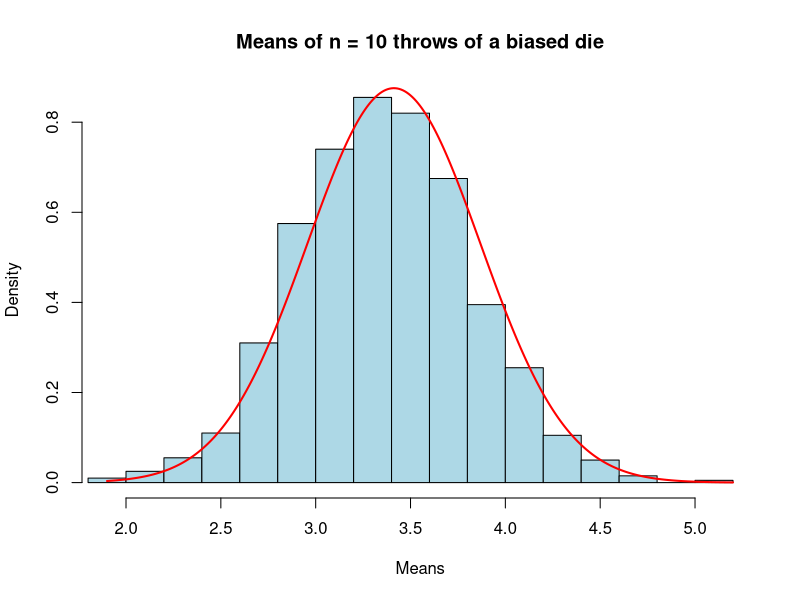

Generate this figure with R:
## ---- chunk 1
# n is the size of a sample
n <- 10
# m is no. of repetitions
m <- 1000
# generating die throws
diethrows <- sample(1:6, prob = c(.1,.2,.2,.3,.1,.1), size = n, replace = T); diethrows
# means of those; dtm ="diethrowmeans"
dtm <- replicate(m, mean(sample(1:6, prob = c(.1,.2,.2,.3,.1,.1), size = n, replace = T)))
#expected value
expval <- sum((1:6)*c(.1,.2,.2,.3,.1,.1)); expval
# summary of dtm
summary(dtm)
# histogram
hist(dtm,
     probability = T,
     breaks = 20,
     main = paste("Means of n =", n, "throws of a biased die"),
     col = "lightblue",
     xlab = "Means",
     xlim = c(min(dtm),max(dtm))
     )
# superimpose normal distribution
x <- seq(min(dtm),max(dtm), by = .01)
lines(x, dnorm(x, mean = mean(dtm), sd = sd(dtm)), col ="red", lwd = 2)
# does it agree with the LLN?
sum(abs(dtm - expval)>.1)/m
## ---- chunk 2
#   Your code goes here
